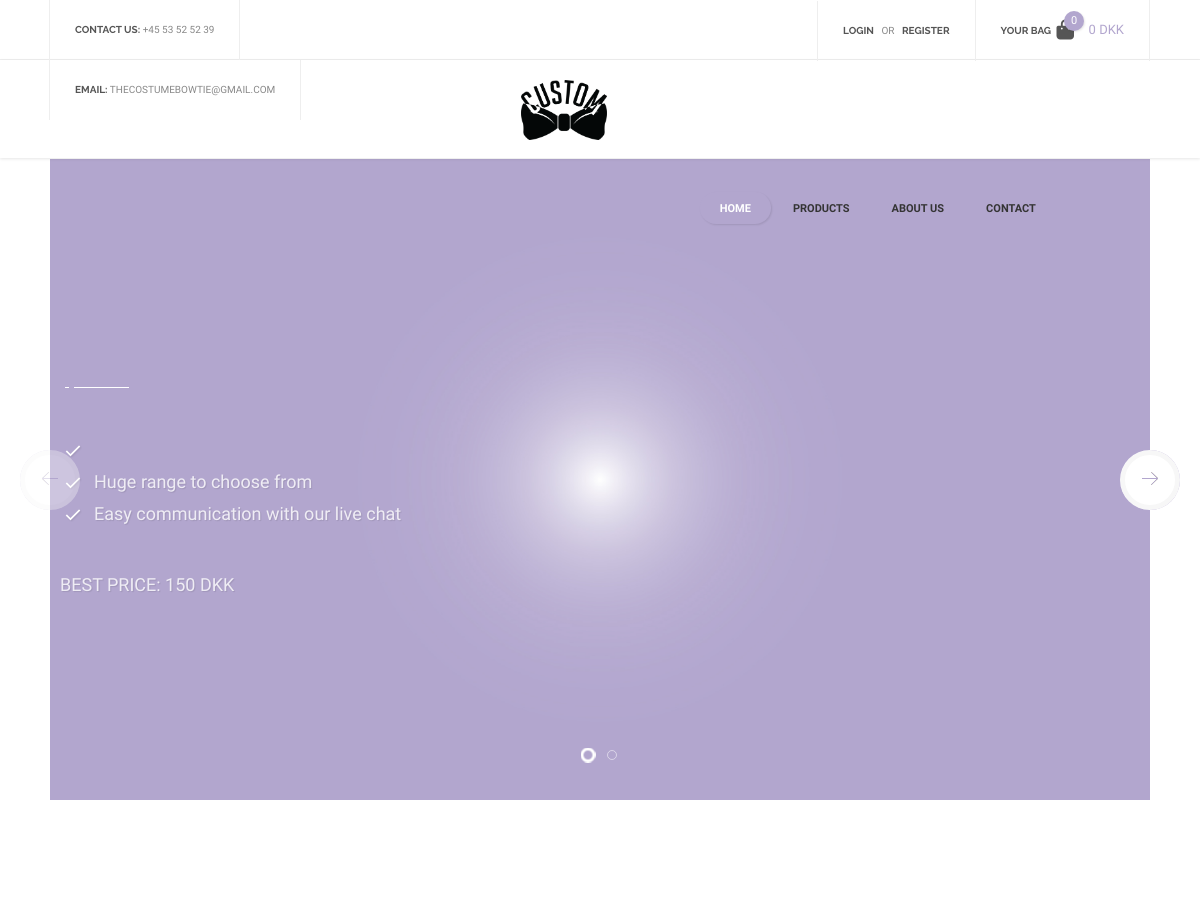
Before: / (upper part) with the older database file.
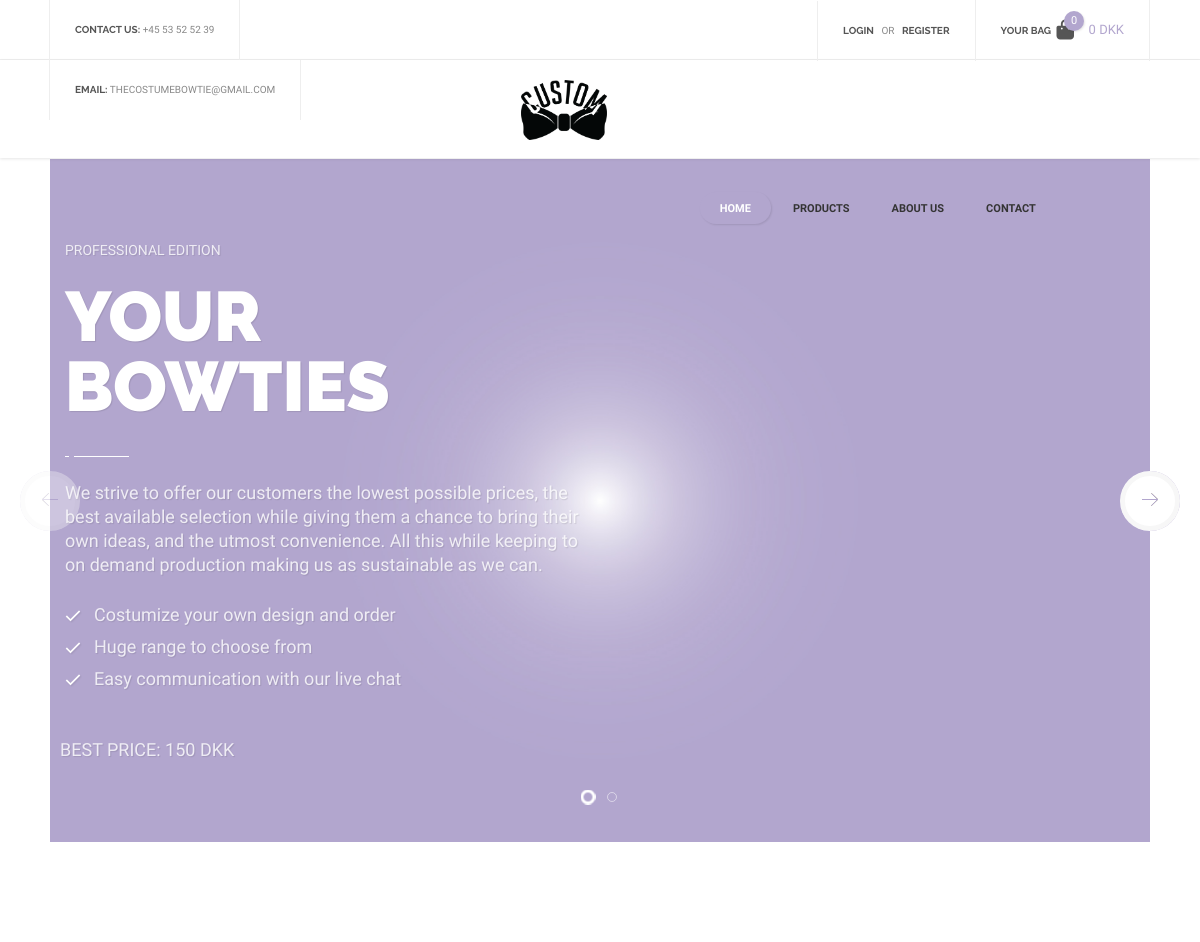
After: the same page with the newer database file.
### tables this page shows
CREATE TABLE IF NOT EXISTS `frontpage` (
  `id` varchar(50) NOT NULL,
  `text` text,
  PRIMARY KEY (`id`)
);

### index.php (called while the page is built, shortened)
<?php
    include "public/Router.php";
    $request = $_SERVER["REQUEST_URI"];
    $router = new Router($request);
    $router->get('/', 'views/frontend/Home');

### models/handlers/frontpageHandler.php (called while the page is built, shortened)
<?php
$rootPath = "";
require_once $rootPath . "public/dbconn.php";
require_once $rootPath . "models/sql/frontpage.php";
class FrontpageHandler extends Frontpage{
    public $db;
    public function __construct($db) {
        $this->db = $db;
    }
    public function getFrontpage(){
        $getFrontpage = $this->db->prepare($this->getAllFrontpageQuery);
        $getFrontpage->execute();
        return $getFrontpage->fetchAll();
    }
}
$FrontpageHandler = new FrontpageHandler($db);

### controllers/frontpage.php (called while the page is built, shortened)
<?php
$dataset = $FrontpageHandler->getFrontpage();
foreach($dataset as $data){
    if($data['id'] == 'bannerSubtitle1'){
        $bannerSubtitle1 = $data['text'];
    }
    if($data['id'] == 'bannerTitle1'){
        $bannerTitle1 = $data['text'];
    }
    if($data['id'] == 'banner1Slogan1'){
        $banner1Slogan1 = $data['text'];
    }
    if($data['id'] == 'bannerText1'){
        $bannerText1 = $data['text'];
    }
    if($data['id'] == 'phone'){
        $phone = $data['text'];
    }
    if($data['id'] == 'email'){
        $email = $data['text'];
    }
    if($data['id'] == 'nav1'){
        $nav1 = $data['text'];
    }
    if($data['id'] == 'nav2'){
        $nav2 = $data['text'];
    }
    if($data['id'] == 'nav3'){
        $nav3 = $data['text'];
    }
    if($data['id'] == 'nav4'){
        $nav4 = $data['text'];
    }
}

### controllers/cartManager.php (called while the page is built, shortened)
<?php
$total = 0;

### views/frontend/home.php (the view, shortened to what this page needs)
<?php
    $rootPath = "";
    $pageName = "Home";
    require_once $rootPath . "views/frontend/partials/header.php";
    require_once $rootPath . "models/handlers/newsHandler.php";
    require_once $rootPath . "models/handlers/ProductsHandler.php";
    require_once $rootPath . "models/handlers/frontpageHandler.php";
    require_once $rootPath . "controllers/frontpage.php";
?>
<div class="header-empty-space"></div>
<div class="content-margins grey">
    <div class="slider-wrapper">
        <div class="swiper-button-prev Slider-wrapper-next">
            <span class="icon"><img src="assets/icons/icon-102.png" alt=""></span>
        </div>
        <div class="swiper-button-next Slider-wrapper-next">
            <span class="icon"><img src="assets/icons/icon-1.png" alt=""></span>
        </div>
        <div class="swiper-container" data-parallax="1" data-auto-height="1">
            <div class="swiper-wrapper">
                <div class="swiper-slide" style="background-image: url(assets/img/background-1.jpg);">
                    <div class="container">
                        <div class="row">
                            <div class="col-sm-6">
                                <div class="cell-view page-height">
                                    <div data-swiper-parallax-x="-600">
                                        <div class="simple-article light transparent size-3 uppercase"><?php echo $bannerSubtitle1 ?></div>
                                    </div>
                                    <div data-swiper-parallax-x="-500">
                                        <h1 class="h1 light"><?php echo $bannerTitle1 ?></h1>
                                        <div class="title-underline light left"><span></span></div>
                                    </div>
                                    <div data-swiper-parallax-x="-400">
                                        <div class="simple-article size-4 light transparent">
                                            <p><?php echo $bannerText1 ?></p>
                                            <ul>
                                                <li><?php echo $banner1Slogan1 ?></li>
                                                <li>Huge range to choose from</li>
                                                <li>Easy communication with our live chat</li>
                                            </ul>
                                        </div>
                                    </div>
                                    <div data-swiper-parallax-x="-300">
                                        <div class="buttons-wrapper">
                                            <div class="simple-article size-5 light transparent">BEST PRICE: 150 DKK
                                            </div>
                                        </div>
                                    </div>
                                </div>
                            </div>
                        </div>
                        <div class="slider-product-preview FirstBannerImage" data-swiper-parallax-x="-600">
                        </div>
                    </div>
                </div>
            </div>
            <div class="swiper-pagination swiper-pagination-white"></div>
        </div>
    </div>
    <div class="empty-space col-xs-b35 col-md-b70"></div>
    <div class="empty-space col-xs-b35 col-md-b70"></div>
</div>
<?php
    require_once $rootPath . "views/frontend/partials/footer.php";
?>

### public/Router.php (shortened to what this page needs)
<?php
class Router{
    private $request;
    public function __construct($requestPara){
        $this->request = $requestPara;
    }
    public function get($route, $file){
        $uri = trim($this->request, "/");
        $uri = explode("/", $uri);
        if($uri[0] == trim($route, "/")){
            require_once $file . ".php";
        }
    }
}

### views/frontend/partials/header.php (shortened to what this page needs)
<?php
    require_once $rootPath . "models/handlers/frontpageHandler.php";
    require_once $rootPath . "controllers/frontpage.php";
    require_once $rootPath . "models/handlers/ProductsHandler.php";
    require_once $rootPath . "controllers/cartManager.php";
?>
<!DOCTYPE html>
<html lang="en">
<head>
    <link href="https://cdnjs.cloudflare.com/ajax/libs/font-awesome/6.2.0/css/all.min.css" rel="stylesheet">
    <link href="<?php echo BASE_URL ?>/views/frontend/partials/css/TheCostumCSS.css" rel="stylesheet">
    <link href="<?php echo BASE_URL ?>/views/frontend/partials/css/bootstrap.extension.css" rel="stylesheet">
    <link href="<?php echo BASE_URL ?>/views/frontend/partials/css/bootstrap.min.css" rel="stylesheet">
    <link href="<?php echo BASE_URL ?>/views/frontend/partials/css/style.css" rel="stylesheet">
    <link href="<?php echo BASE_URL ?>/views/frontend/partials/css/swiper.css" rel="stylesheet">
    <link href="<?php echo BASE_URL ?>/views/frontend/partials/css/sumoselect.css" rel="stylesheet">
    <link href="<?php echo BASE_URL ?>/views/frontend/partials/css/font-awesome.min.css" rel="stylesheet">
</head>
<body>
    <div id="content-block">
        <header>
            <div class="header-top">
                <div class="content-margins">
                    <div class="row">
                        <div class="col-md-5 hidden-xs hidden-sm">
                            <div class="entry">
                                <b>contact us:</b>
                                <a href="tel:+4553525239"><?php echo $phone ?></a>
                            </div>
                            <div class="entry">
                                <b>email:</b>
                                <a href="mailto:thecostumebowtie@gmail.com"><?php echo $email ?></a>
                            </div>
                        </div>
                        <div class="col-md-7 col-md-text-right">
                            <?php
                                if (!isset($_SESSION["loggedin"]) || $_SESSION["loggedin"] != true) {
                            ?>
                                    <div class="entry">
                                        <a class="open-popup" data-rel="1"><b>login</b></a>
                                        &nbsp; or &nbsp;
                                        <a class="open-popup" data-rel="2"><b>register</b></a>
                                    </div>
                            <?php
                                }
                            ?>
                            <div class="entry hidden-xs hidden-sm cart">
                                <a href="Checkout">
                                    <b class="hidden-xs">Your bag</b>
                                    <?php
                                        $amountOfItems = 0;
                                    ?>
                                    <span class="cart-icon">
                                        <i class="fa fa-shopping-bag" aria-hidden="true"></i>
                                        <span class="cart-label"><?php echo $amountOfItems ?></span>
                                    </span>
                                    <span class="cart-title hidden-xs"><?php echo $total ?> DKK</span>
                                </a>
                            </div>
                        </div>
                    </div>
                </div>
            </div>
            <div class="header-bottom">
                <div class="content-margins">
                    <div class="row">
                        <div class="col-xs-3 col-sm-1">
                            <a id="logo" href="/"><img src="assets/icons/logo-2.png" alt="" /></a>
                        </div>
                        <div class="col-xs-9 col-sm-11 text-right">
                            <div class="nav-wrapper">
                                <nav>
                                    <ul>
                                        <li <?php echo $pageName == "Home" ? 'class="active"' : "" ?>>
                                            <a href="/"><?php echo $nav1 ?></a>
                                        </li>
                                        <li style="margin-left: 2px;" <?php echo $pageName == "Product" ? 'class="active"' : "" ?>>
                                            <a href="Product"><?php echo $nav2 ?></a>
                                        </li>
                                        <li style="margin-left: 2px;" <?php echo $pageName == "About Us" ? 'class="active"' : "" ?>>
                                            <a href="AboutUS"><?php echo $nav3 ?></a>
                                        </li>
                                        <li style="margin-left: 2px;" <?php echo $pageName == "Contact Us" ? 'class="active"' : "" ?>>
                                            <a href="Contact"><?php echo $nav4 ?></a>
                                        </li>
                                    </ul>
                                </nav>
                            </div>
                        </div>
                    </div>
                </div>
            </div>
        </header>

### views/frontend/partials/footer.php (shortened to what this page needs)
<?php
    require_once $rootPath . "models/handlers/frontpageHandler.php";
    require_once $rootPath . "controllers/frontpage.php";
?>
</body>
</html>

### views/frontend/partials/css/TheCostumCSS.css (style rules this page uses)
.swiper-wrapper { cursor: url(../../../assets/img/drag.png) 16 9, ew-resize; }
.slider-product-preview { top: 55px; bottom: 55px; }
.simple-article.light ul li::before { background-image: url(../../../assets/img/icon-21.png); }
.Slider-wrapper-next { display: flex !important; justify-content: center; align-items: center; }
.uppercase { text-transform:uppercase; }

Changed rows visible on the page:
added frontpage: text "PROFESSIONAL EDITION"
added frontpage: text "YOUR BOWTIES"
added frontpage: text "We strive to offer our customers the lowest possible prices, the best available selection while giving them a chance to bring their own ideas, and the utmost convenience. All this while keeping to on demand production making us as sustainable as we can."
added frontpage: text "Costumize your own design and order"
